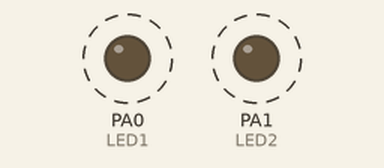
Simulated run of this program. Board: ATmega32, built with avr-gcc and emulated at 8 MHz. Shown: output pins drawn as LEDs (lit = HIGH). Dashed ring = blinking.

Above: at 0.2 s.
Timing chart, 0 to 4.6 s (numbered marks = the images above):
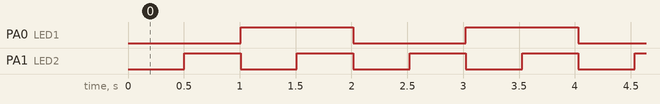

Measured:
- by itself, PA0 (LED1): alternates HIGH for 1.0 s and LOW for 1.0 s
- by itself, PA1 (LED2): alternates HIGH for 0.50 s and LOW for 0.50 s
- by itself, everything shown: repeats every 2.0 s, in 4 steps

The program:

main.c
```c
#include "standardtypes.h"
#include "registers.h"
#include "DIO.h"
#include "utils.h"
#include "timer.h"
#include "scheduler.h"

void LED1(void)
{
	toggle_Bit(PORTA,0);
}
void LED2(void)
{
	toggle_Bit(PORTA,1);
}

void main(void)
{
	os_vidCreateTask(0,1000,LED1);
	os_vidCreateTask(1,500,LED2);
    os_vidStartScheduler();
    DIO_vidSetPinDir(a,pin0,output);
    DIO_vidSetPinDir(a,pin1,output);

	while(1)
	{

	}

}
```

scheduler.c
```c
/*
 * scheduler.c
 *
 *  Created on: Oct 26, 2019
 *      Author: Wael
 */

#include "standardtypes.h"
#include "registers.h"
#include "DIO.h"
#include "utils.h"
#include  "SchedulerCfg.h"
#include "timer.h"

extern u32 counter;
typedef struct
{
	u16 periodicity;
	void (*fptr)(void);
}task;

task arr[nooFTasks];

void os_vidCreateTask(u8 Tpriority,u16  Tprodicity , void (*Tptr)(void)) // asm el function ma hwa 2ala awl pointer la awl instruction feha

{
	arr[Tpriority].periodicity=Tprodicity ;
	arr[Tpriority].fptr=Tptr ;

}
void os_vidScheduler(void)
{ u8 i;
  for(i=0;i<nooFTasks;i++)
  {
	  if(counter % arr[i].periodicity==0)//lw doraha nafazaha el hea el 7eta bata3at el common factor
	  {
		  arr[i].fptr(); //nafs el function
	  }
  }
}
void os_vidStartScheduler(void)
{
 timer_vidInit();
}
```

scheduler.h
```c
/*
 * scheduler.h
 *
 *  Created on: Oct 26, 2019
 *      Author: Wael
 */

#ifndef SCHEDULER_H_
#define SCHEDULER_H_

void os_vidCreateTask(u8 Tpriority,u16  Tprodicity , void (*Tptr)(void));
void os_vidScheduler(void);
void os_vidStartScheduler(void);


#endif /* SCHEDULER_H_ */
```

standardtypes.h
```c
/*
 * standardtypes.h
 *
 *  Created on: 17Aug.,2019
 *      Author: Fahim
 */

#ifndef STANDARDTYPES_H_
#define STANDARDTYPES_H_

typedef unsigned char u8;
typedef unsigned short int u16;
typedef unsigned long int u32;

typedef signed char s8;
typedef signed short int s16;
typedef signed long int s32;

typedef float f32;
typedef double f64;


#endif /* STANDARDTYPES_H_ */
```

timer.c
```c
/*
 * timer.c
 *
 *  Created on: Sep 21, 2019
 *      Author: Wael
 */


#include "standardtypes.h"
#include "registers.h"
#include "DIO.h"
#include "utils.h"
#include "scheduler.h"
#include "timer.h"

 u32 counter=0;


void timer_vidInit(void)
{
   	OCR0=125;  // value to compare
	TCCR0=0b00001011; //timer control
	Set_Bit(TIMSK,1); //ENABLE INT bit0 or bit1(compare)
	Set_Bit(SREG,7);  //global INT

}

void __vector_10(void)  __attribute__((signal,__INTR_ATTRS));
void __vector_10(void)
{
   counter++;
   os_vidScheduler();
}
```

timer.h
```c
/*
 * timer.h
 *
 *  Created on: Sep 20, 2019
 *      Author: Wael
 */

#ifndef TIMER_H_
#define TIMER_H_

void timer_vidInit(void);


#endif /* TIMER_H_ */
```

utils.h
```c
/*
 * utils.h
 *
 *  Created on: 17Aug.,2019
 *      Author: Fahim
 */

#ifndef UTILS_H_
#define UTILS_H_

#define Set_Bit(reg,bitno) reg|=(1<<bitno)
#define Clr_Bit(reg,bitno) reg&=(~(1<<bitno))
#define Get_Bit(reg,bitno) ((reg&(1<<bitno))>>bitno)
#define toggle_Bit(reg,bitno) reg^=(1<<bitno) //xor 1 make it 0


#endif /* UTILS_H_ */
```

SchedulerCfg.h
```c
/*
 * SchedulerCfg.h
 *
 *  Created on: Oct 26, 2019
 *      Author: Wael
 */

#ifndef SCHEDULERCFG_H_
#define SCHEDULERCFG_H_

#define nooFTasks 2


#endif /* SCHEDULERCFG_H_ */
```

DIO.c
```c
#include "standardtypes.h"
#include "utils.h"
#include "registers.h"
#include "DIO.h"


void DIO_vidSetPinDir (u8 port,u8 pin,u8 dir)
{
	switch(port)
	{
	case 0:
		if(dir==input)
			Clr_Bit(DDRA,pin);
		if(dir==output)
			Set_Bit(DDRA,pin);
		break;

	case 1:
			if(dir==input)
				Clr_Bit(DDRB,pin);
			if(dir==output)
				Set_Bit(DDRB,pin);
			break;

	case 2:
			if(dir==input)
				Clr_Bit(DDRC,pin);
			if(dir==output)
				Set_Bit(DDRC,pin);
			break;

	case 3:
			if(dir==input)
				Clr_Bit(DDRD,pin);
			if(dir==output)
				Set_Bit(DDRD,pin);
			break;
	}
}

	void DIO_vidWritePinValue (u8 port,u8 pin,u8 value)
	{
		switch(port)
		{
		case 0:
			if(value==low)
				Clr_Bit(PORTA,pin);
			if(value==high)
				Set_Bit(PORTA,pin);
			break;

		case 1:
				if(value==low)
					Clr_Bit(PORTB,pin);
				if(value==high)
					Set_Bit(PORTB,pin);
				break;

		case 2:
				if(value==low)
					Clr_Bit(PORTC,pin);
				if(value==high)
					Set_Bit(PORTC,pin);
				break;

		case 3:
				if(value==low)
					Clr_Bit(PORTD,pin);
				if(value==high)
					Set_Bit(PORTD,pin);
				break;
		}
	}

	void DIO_vidTogglePinValue (u8 port,u8 pin)
		{
			switch(port)
			{
			case 0:
				           toggle_Bit(PORTA,pin);
				           break;

			case 1:
							toggle_Bit(PORTB,pin);
							break;

			case 2:
							toggle_Bit(PORTC,pin);
							break;

			case 3:
							toggle_Bit(PORTD,pin);
							break;
			}
		}


	u8 DIO_u8ReadPinValue(u8 port, u8 pin)
	{
		switch(port)
		{
		case a:
			return Get_Bit(PINA,pin);
			break;
		case b:
			return Get_Bit(PINB,pin);
			break;
		case c:
			return Get_Bit(PINC,pin);
			break;
		case d:
			return Get_Bit(PIND,pin);
			break;
		default :
			return port;
			break;
		}


	}

	void DIO_vidSetPortDir(u8 port, u8 Dir)
		{
			switch(port)
			{
			case a:
				DDRA=Dir;
				break;
			case b:
				DDRB=Dir;
				break;
			case c:
				DDRC=Dir;
				break;
			case d:
				DDRD=Dir;
				break;

			}


		}

	void DIO_vidWritePortValue(u8 port, u8 Value)
			{
				switch(port)
				{
				case a:
					PORTA=Value;
					break;
				case b:
					PORTB=Value;
					break;
				case c:
					PORTC=Value;
					break;
				case d:
					PORTD=Value;
					break;

				}


			}
```

DIO.h
```c
/*
 * DIO.h
 *
 *  Created on: 17Aug.,2019
 *      Author: Fahim
 */

#ifndef DIO_H_
#define DIO_H_
#define a 0
#define b 1
#define c 2
#define d 3

#define pin0 0
#define pin1 1
#define pin2 2
#define pin3 3
#define pin4 4
#define pin5 5
#define pin6 6
#define pin7 7


#define output 1
#define input 0
#define high 1
#define low 0


void DIO_vidSetPinDir (u8 port,u8 pin,u8 dir);
void DIO_vidWritePinValue (u8 port,u8 pin,u8 value);
void DIO_vidTogglePinValue (u8 port,u8 pin);
u8 DIO_u8ReadPinValue(u8 port, u8 pin);
void DIO_vidWritePortValue(u8 port, u8 Value);
void DIO_vidSetPortDir(u8 port, u8 Dir);


#endif /* DIO_H_ */
```

registers.h
```c
/*
 * registers.h
 *
 *  Created on: 17Aug.,2019
 *      Author: Fahim
 */

#ifndef REGISTERS_H_
#define REGISTERS_H_


#define DDRA (*(volatile u8 *)0x3A)
#define PORTA (*(volatile u8 *)0x3B)
#define PINA (*(volatile u8 *)0x39)

#define DDRB (*(volatile u8 *)0x37)
#define PORTB (*(volatile u8 *)0x38)
#define PINB (*(volatile u8 *)0x36)

#define DDRC (*(volatile u8 *)0x34)
#define PORTC (*(volatile u8 *)0x35)
#define PINC (*(volatile u8 *)0x33)

#define DDRD (*(volatile u8 *)0x31)
#define PORTD (*(volatile u8 *)0x32)
#define PIND (*(volatile u8 *)0x30)


#define SREG (*(volatile u8 *)0x5F)
#define GICR (*(volatile u8 *)0x5B)
#define GIFR (*(volatile u8 *)0x5A)
#define MCUCR (*(volatile u8 *)0x55)
#define MCUCSR (*(volatile u8 *)0x54)

#define ADMUX (*(volatile u8 *)0x27)
#define ADCSRA (*(volatile u8 *)0x26)
#define ADCL (*(volatile u8 *)0x24)
#define ADCH (*(volatile u8 *)0x25)
#define ADC (*(volatile u16 *)0x24)

#define OCR0  (*(volatile u8 *)0x5C)
#define TCCR0 (*(volatile u8 *)0x53) //timer counter control
#define TIMSK (*(volatile u8 *)0x59)   //Timer Counter Interrupt Mask


#endif /* REGISTERS_H_ */
```
